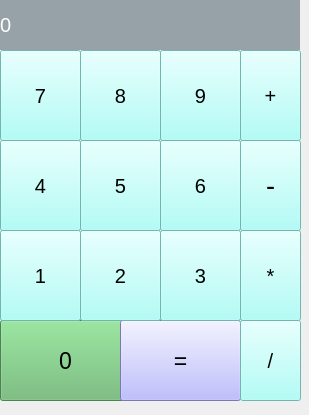
<?xml version="1.0" encoding="UTF-8"?>
<ui version="4.0">
 <class>MainWindow</class>
 <widget class="QMainWindow" name="MainWindow">
  <property name="geometry">
   <rect>
    <x>0</x>
    <y>0</y>
    <width>309</width>
    <height>415</height>
   </rect>
  </property>
  <property name="font">
   <font>
    <pointsize>15</pointsize>
   </font>
  </property>
  <property name="windowTitle">
   <string>Калькулятор</string>
  </property>
  <widget class="QWidget" name="centralwidget">
   <widget class="QLabel" name="label_result">
    <property name="geometry">
     <rect>
      <x>0</x>
      <y>0</y>
      <width>300</width>
      <height>50</height>
     </rect>
    </property>
    <property name="font">
     <font>
      <pointsize>15</pointsize>
     </font>
    </property>
    <property name="styleSheet">
     <string notr="true">background-color: rgb(151, 161, 168);
color: rgb(255, 255, 255);</string>
    </property>
    <property name="text">
     <string>0</string>
    </property>
    <property name="margin">
     <number>10</number>
    </property>
   </widget>
   <widget class="QPushButton" name="button_0">
    <property name="geometry">
     <rect>
      <x>0</x>
      <y>320</y>
      <width>131</width>
      <height>81</height>
     </rect>
    </property>
    <property name="font">
     <font>
      <pointsize>17</pointsize>
     </font>
    </property>
    <property name="styleSheet">
     <string notr="true">background-color: rgb(104, 184, 111);</string>
    </property>
    <property name="text">
     <string>0</string>
    </property>
   </widget>
   <widget class="QPushButton" name="button_equals">
    <property name="geometry">
     <rect>
      <x>120</x>
      <y>320</y>
      <width>121</width>
      <height>81</height>
     </rect>
    </property>
    <property name="font">
     <font>
      <pointsize>17</pointsize>
     </font>
    </property>
    <property name="styleSheet">
     <string notr="true">background-color: rgb(170, 170, 255);</string>
    </property>
    <property name="text">
     <string>=</string>
    </property>
   </widget>
   <widget class="QPushButton" name="button_7">
    <property name="geometry">
     <rect>
      <x>0</x>
      <y>50</y>
      <width>81</width>
      <height>91</height>
     </rect>
    </property>
    <property name="font">
     <font>
      <pointsize>15</pointsize>
     </font>
    </property>
    <property name="styleSheet">
     <string notr="true">background-color: rgb(156, 255, 248);
</string>
    </property>
    <property name="text">
     <string>7</string>
    </property>
   </widget>
   <widget class="QPushButton" name="button_8">
    <property name="geometry">
     <rect>
      <x>80</x>
      <y>50</y>
      <width>81</width>
      <height>91</height>
     </rect>
    </property>
    <property name="font">
     <font>
      <pointsize>15</pointsize>
     </font>
    </property>
    <property name="styleSheet">
     <string notr="true">background-color: rgb(156, 255, 248);
</string>
    </property>
    <property name="text">
     <string>8</string>
    </property>
   </widget>
   <widget class="QPushButton" name="button_9">
    <property name="geometry">
     <rect>
      <x>160</x>
      <y>50</y>
      <width>81</width>
      <height>91</height>
     </rect>
    </property>
    <property name="font">
     <font>
      <pointsize>15</pointsize>
     </font>
    </property>
    <property name="styleSheet">
     <string notr="true">background-color: rgb(156, 255, 248);</string>
    </property>
    <property name="text">
     <string>9</string>
    </property>
   </widget>
   <widget class="QPushButton" name="button_4">
    <property name="geometry">
     <rect>
      <x>0</x>
      <y>140</y>
      <width>81</width>
      <height>91</height>
     </rect>
    </property>
    <property name="font">
     <font>
      <pointsize>15</pointsize>
     </font>
    </property>
    <property name="styleSheet">
     <string notr="true">background-color: rgb(156, 255, 248);</string>
    </property>
    <property name="text">
     <string>4</string>
    </property>
   </widget>
   <widget class="QPushButton" name="button_5">
    <property name="geometry">
     <rect>
      <x>80</x>
      <y>140</y>
      <width>81</width>
      <height>91</height>
     </rect>
    </property>
    <property name="styleSheet">
     <string notr="true">background-color: rgb(156, 255, 248);</string>
    </property>
    <property name="text">
     <string>5</string>
    </property>
   </widget>
   <widget class="QPushButton" name="button_6">
    <property name="geometry">
     <rect>
      <x>160</x>
      <y>140</y>
      <width>81</width>
      <height>91</height>
     </rect>
    </property>
    <property name="font">
     <font>
      <pointsize>15</pointsize>
     </font>
    </property>
    <property name="styleSheet">
     <string notr="true">background-color: rgb(156, 255, 248);</string>
    </property>
    <property name="text">
     <string>6</string>
    </property>
   </widget>
   <widget class="QPushButton" name="button_1">
    <property name="geometry">
     <rect>
      <x>0</x>
      <y>230</y>
      <width>81</width>
      <height>91</height>
     </rect>
    </property>
    <property name="font">
     <font>
      <pointsize>15</pointsize>
     </font>
    </property>
    <property name="styleSheet">
     <string notr="true">background-color: rgb(156, 255, 248);</string>
    </property>
    <property name="text">
     <string>1</string>
    </property>
   </widget>
   <widget class="QPushButton" name="button_2">
    <property name="geometry">
     <rect>
      <x>80</x>
      <y>230</y>
      <width>81</width>
      <height>91</height>
     </rect>
    </property>
    <property name="font">
     <font>
      <pointsize>15</pointsize>
     </font>
    </property>
    <property name="styleSheet">
     <string notr="true">background-color: rgb(156, 255, 248);</string>
    </property>
    <property name="text">
     <string>2</string>
    </property>
   </widget>
   <widget class="QPushButton" name="button_3">
    <property name="geometry">
     <rect>
      <x>160</x>
      <y>230</y>
      <width>81</width>
      <height>91</height>
     </rect>
    </property>
    <property name="font">
     <font>
      <pointsize>15</pointsize>
     </font>
    </property>
    <property name="styleSheet">
     <string notr="true">background-color: rgb(156, 255, 248);</string>
    </property>
    <property name="text">
     <string>3</string>
    </property>
   </widget>
   <widget class="QPushButton" name="button_plus">
    <property name="geometry">
     <rect>
      <x>240</x>
      <y>50</y>
      <width>61</width>
      <height>91</height>
     </rect>
    </property>
    <property name="font">
     <font>
      <pointsize>15</pointsize>
     </font>
    </property>
    <property name="styleSheet">
     <string notr="true">background-color: rgb(156, 255, 248);</string>
    </property>
    <property name="text">
     <string>+</string>
    </property>
   </widget>
   <widget class="QPushButton" name="button_minus">
    <property name="geometry">
     <rect>
      <x>240</x>
      <y>140</y>
      <width>61</width>
      <height>91</height>
     </rect>
    </property>
    <property name="font">
     <font>
      <pointsize>20</pointsize>
     </font>
    </property>
    <property name="styleSheet">
     <string notr="true">background-color: rgb(156, 255, 248);</string>
    </property>
    <property name="text">
     <string>-</string>
    </property>
   </widget>
   <widget class="QPushButton" name="button_mult">
    <property name="geometry">
     <rect>
      <x>240</x>
      <y>230</y>
      <width>61</width>
      <height>91</height>
     </rect>
    </property>
    <property name="styleSheet">
     <string notr="true">background-color: rgb(156, 255, 248);</string>
    </property>
    <property name="text">
     <string>*</string>
    </property>
   </widget>
   <widget class="QPushButton" name="button_division">
    <property name="geometry">
     <rect>
      <x>240</x>
      <y>320</y>
      <width>61</width>
      <height>81</height>
     </rect>
    </property>
    <property name="styleSheet">
     <string notr="true">background-color: rgb(156, 255, 248);</string>
    </property>
    <property name="text">
     <string>/</string>
    </property>
   </widget>
  </widget>
 </widget>
 <resources/>
 <connections/>
</ui>
